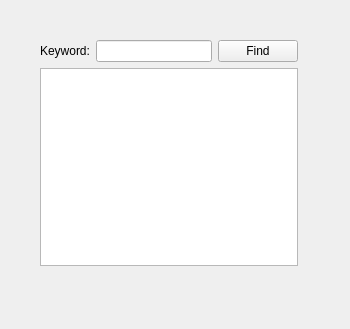
<?xml version="1.0" encoding="UTF-8"?>
<ui version="4.0">
 <class>TextFinder</class>
 <widget class="QWidget" name="TextFinder">
  <property name="geometry">
   <rect>
    <x>0</x>
    <y>0</y>
    <width>350</width>
    <height>329</height>
   </rect>
  </property>
  <property name="windowTitle">
   <string>TextFinder</string>
  </property>
  <widget class="QWidget" name="">
   <property name="geometry">
    <rect>
     <x>40</x>
     <y>40</y>
     <width>258</width>
     <height>226</height>
    </rect>
   </property>
   <layout class="QVBoxLayout" name="verticalLayout">
    <item>
     <layout class="QHBoxLayout" name="horizontalLayout">
      <item>
       <widget class="QLabel" name="label">
        <property name="text">
         <string>Keyword:</string>
        </property>
       </widget>
      </item>
      <item>
       <widget class="QLineEdit" name="lineEdit"/>
      </item>
      <item>
       <widget class="QPushButton" name="findButton">
        <property name="text">
         <string>Find</string>
        </property>
       </widget>
      </item>
     </layout>
    </item>
    <item>
     <widget class="QTextEdit" name="textEdit"/>
    </item>
   </layout>
  </widget>
 </widget>
 <resources/>
 <connections/>
</ui>
